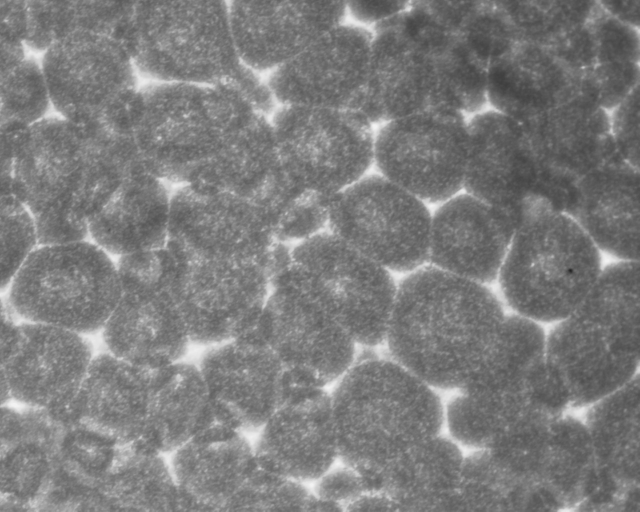
#> input picture gitassets/frame1.png, 1280 x 1024 px, found by its file name (shown at 1/2 size)
$ jupyter execute canny_edge.ipynb
#> lines starting #> are read from the running program, lines starting #| are printed output that depends on the picture; after the words box and inside, x2 and y2 are one past the last pixel; in counts of white or black regions, pixels touching at a corner belong together
### image_processing/early_analysis.py
import matplotlib.pyplot as plt
import matplotlib.image as mpimg
import numpy as np

def plotintensitydistribution(image, title="Pixel Intensity Distribution over Image"):
    graphfont = {'fontname':'Consolas'}
    plt.figure(figsize=(6,2), dpi =100) #dpi =
    n, bins, patches = plt.hist(image.ravel(), bins=np.linspace(0,1.0,256))
    plt.title(title, **graphfont)
    plt.xlabel("Pixel Value (grayscale)", **graphfont)
    plt.ylabel("Number of Pixels", **graphfont)
    plt.xticks(**graphfont)
    plt.yticks(**graphfont)
    plt.xlim(0,1.0)
    for b, p in zip(bins, patches):
        plt.setp(p, 'facecolor', plt.cm.get_cmap('Greys_r')(b))
    ax = plt.gca()
    ax.set_facecolor("#91B2C7")
    plt.show()
    # print(bins)

# [27 lines left out: function nearestneighborimage, not called in this run]

def normalize(image, torange=(0.0,1.0)):
    # takes range of monotone image and brings it back to [0.0, 1.0]
    normalized_image = np.copy(image)
    min_intensity = np.min(image)
    max_intensity = np.max(image)
    dims = np.shape(image)
    height = dims[0]
    width = dims[1]
    for row in range(height):
        for col in range(width):
            normalized_image[row, col] = (image[row, col]-min_intensity)/(max_intensity-min_intensity)
            normalized_image[row, col] = (normalized_image[row, col]+torange[0]) * (torange[1]-torange[0])
    return normalized_image

### image_processing/canny_edge.ipynb
### Sobel Transform + Canny Edge

[cell 1]
import cv2 as cv
import matplotlib.pyplot as plt
import numpy as np
import os
import matplotlib.image as mpimg

[cell 2]
from early_analysis import *

Importing two images differing in convection size and boundary clarity

[cell 3]
source_dir_1 = "/Users/johnmays/Documents/Wirth Lab/convection-cell-research/data/initial_convection_images"
source_dir_2 = "/Users/johnmays/Documents/Wirth Lab/convection-cell-research/data/LCB6mil90deg0_frames"
os.chdir(source_dir_1)
unclear_frame = mpimg.imread('frame1.png')
#> unclear_frame is the input picture: shape (1024, 1280, 3) float32; min 0.133, max 0.953, mean 0.489
os.chdir(source_dir_2)
clear_frame = mpimg.imread('frame1.png')

Working with second image

##### Step 1: Grayscale & Downsize

[cell 4]
clear_frame_gray = clear_frame[...,1]
height, width = np.shape(clear_frame_gray)
#> height = 1024; width = 1280
clear_frame_gray_downsized = cv.resize(clear_frame_gray, (int(width/4), int(height/4)), cv.INTER_AREA)
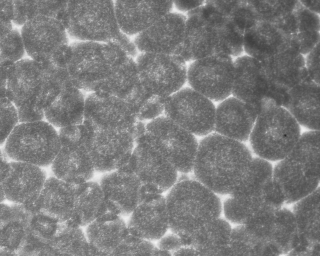
#> clear_frame_gray_downsized: shape (256, 320) float32; min 0.152, max 0.953, mean 0.489
height, width = np.shape(clear_frame_gray_downsized)
#> height = 256; width = 320

[cell 5]
plt.imshow(clear_frame_gray_downsized, cmap='Greys_r')
plt.colorbar();
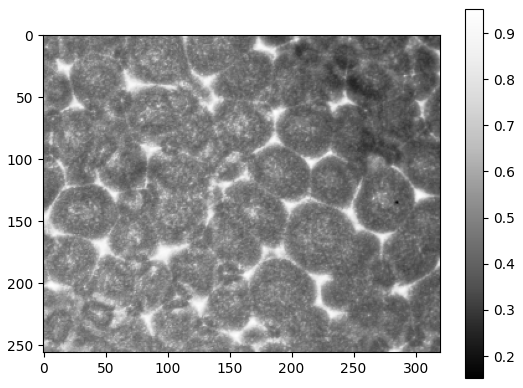
#> figure drawn by matplotlib, 2 panels

##### Step 2: Slight Gaussian Blur to get rid of noise

[cell 6]
clear_frame_blur = cv.GaussianBlur(clear_frame_gray_downsized, (5,5), 0)

[cell 7]
plt.imshow(clear_frame_blur, cmap='Greys_r')
plt.colorbar();
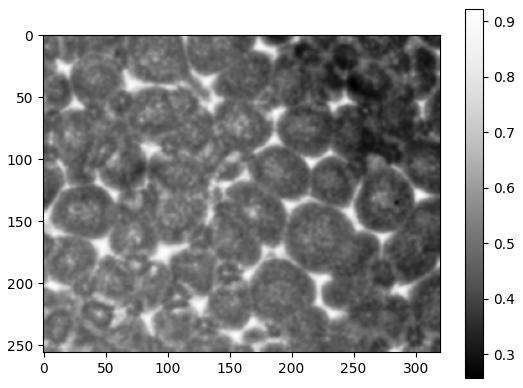
#> figure drawn by matplotlib, 2 panels

##### Step 3: Sobel Operators

[cell 8]
clear_frame_sobel = cv.Sobel(clear_frame_blur, cv.CV_32F, 1, 0, ksize=3, borderType=cv.BORDER_DEFAULT)
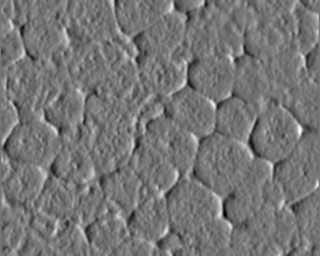
#> clear_frame_sobel: shape (256, 320) float32; min -0.772, max 0.89, mean -0.00264; drawn with min black and max white

[cell 9]
plt.imshow(clear_frame_sobel, cmap='Greys_r')
plt.colorbar();
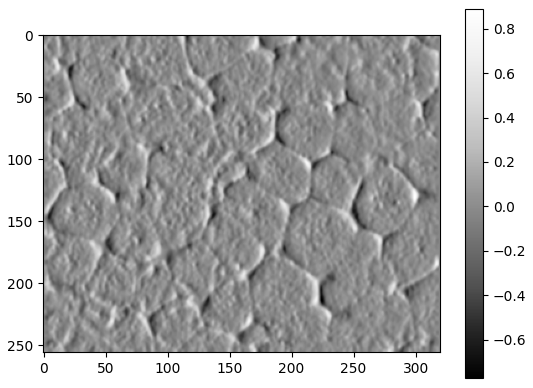
#> figure drawn by matplotlib, 2 panels

[cell 10]
plotintensitydistribution(normalize(clear_frame_sobel))
#> in normalize, `min_intensity = np.min(image)`: min_intensity = -0.772
#> in normalize, `max_intensity = np.max(image)`: max_intensity = 0.89
#> in plotintensitydistribution, `graphfont = {'fontname':'Consolas'}`: graphfont = {'fontname': 'Consolas'}
#> in plotintensitydistribution, `n, bins, patches = plt.hist(image.ravel(), bins=np.linspace(0,1.0,256))`: n = 255 values, max 2621 at index 118, min 0 at index 2, mean 321.3; bins = 256 values from 0 to 1; patches = 255 items
#> the loop in plotintensitydistribution, `for b, p in zip(bins, patches):` made 255 passes
#> b on passes 1 to 3: 0, 0.00392, 0.00784
#> in plotintensitydistribution, `plt.show()`:
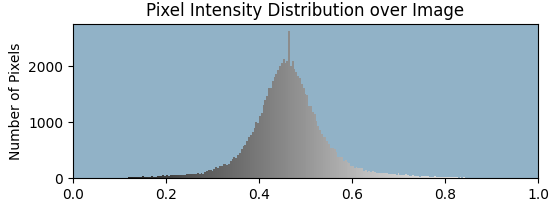
#> figure drawn by matplotlib, 1 panel; tallest bar 2621 high, from x = 0.463 to 0.467

##### Canny:

[cell 11]
clear_frame_canny = cv.Canny(np.uint8(255*clear_frame_gray_downsized),30,230,3)
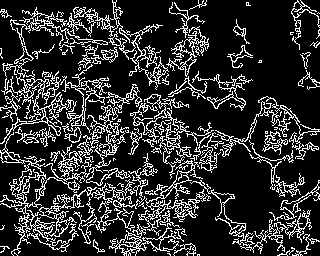
#> clear_frame_canny: shape (256, 320); 18.9% white in thin lines or dots

[cell 12]
plt.imshow(clear_frame_canny, cmap='Greys_r')
plt.colorbar();
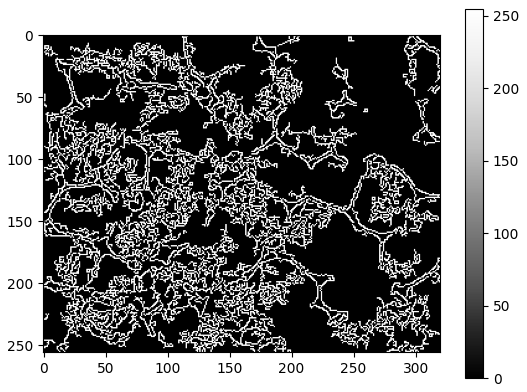
#> figure drawn by matplotlib, 2 panels

[cell 13]
uppers = [210, 225, 240, 255] #incrementing by 15
lowers = [75, 100, 125, 150, 175, 200] #incrementing by 25

[cell 14]
# upper limits on x axis, ascending
# lower limits on y axis, ascending

graphfont = {'fontname':'Consolas'}

fig, axes = plt.subplots(len(uppers), len(lowers), sharex='col', sharey='row', figsize = (7,6), dpi=300)
# fig.add_subplot(111, frameon=False)
fig.patch.set_facecolor('#ffffff')
for i in range(len(uppers)):
    for j in range(len(lowers)):
        clear_frame_matrix = cv.Canny(np.uint8(255*clear_frame_gray_downsized),lowers[j],uppers[i],3)
        axes[i,j].imshow(clear_frame_matrix, cmap = 'Greys_r')
        axes[i,j].set_xlabel(lowers[j], **graphfont)
        axes[i,j].set_ylabel(uppers[i], **graphfont)
for ax in axes.flat:
    ax.set_xticks([])
    ax.set_yticks([])
    ax.label_outer()
#> this loop made 24 passes
# plt.xlabel(
# plt.ylabel(
fig.supxlabel("Lower Limit", **graphfont)
fig.supylabel("Upper Limit", **graphfont)
# plt.xticks([])
# plt.yticks([])
plt.suptitle("Testing Different Hysteresis Boundaries", **graphfont)
plt.show()
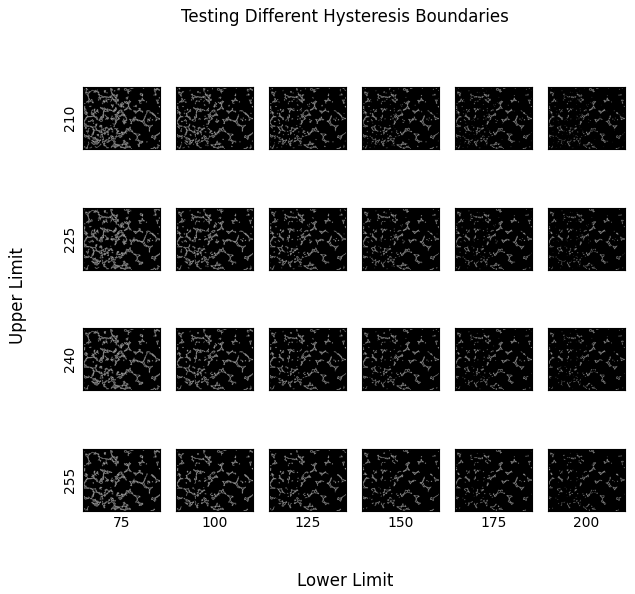
#> figure drawn by matplotlib, 24 panels
